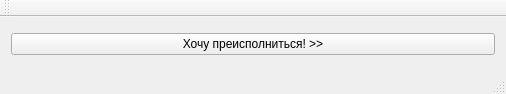
<?xml version="1.0" encoding="UTF-8"?>
<ui version="4.0">
 <class>MainWindow</class>
 <widget class="QMainWindow" name="MainWindow">
  <property name="geometry">
   <rect>
    <x>0</x>
    <y>0</y>
    <width>506</width>
    <height>94</height>
   </rect>
  </property>
  <property name="windowTitle">
   <string>MainWindow</string>
  </property>
  <widget class="QWidget" name="centralWidget">
   <layout class="QGridLayout" name="gridLayout">
    <item row="0" column="0">
     <widget class="QPushButton" name="startDataEntryWind">
      <property name="text">
       <string>Хочу преисполниться! &gt;&gt;</string>
      </property>
     </widget>
    </item>
   </layout>
  </widget>
  <widget class="QMenuBar" name="menuBar">
   <property name="geometry">
    <rect>
     <x>0</x>
     <y>0</y>
     <width>506</width>
     <height>21</height>
    </rect>
   </property>
  </widget>
  <widget class="QToolBar" name="mainToolBar">
   <attribute name="toolBarArea">
    <enum>TopToolBarArea</enum>
   </attribute>
   <attribute name="toolBarBreak">
    <bool>false</bool>
   </attribute>
  </widget>
  <widget class="QStatusBar" name="statusBar"/>
 </widget>
 <layoutdefault spacing="6" margin="11"/>
 <resources/>
 <connections/>
</ui>
